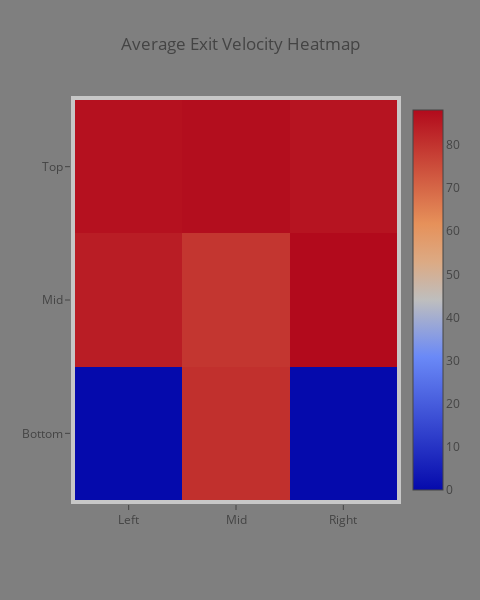
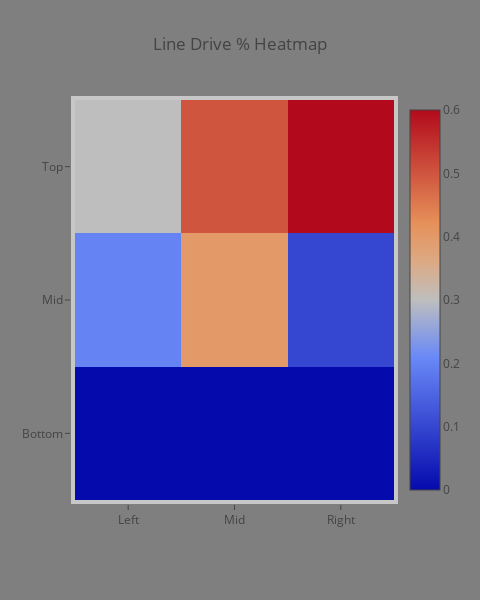

The code cell stored with these charts, in order, in its notebook:
### Code cell
hstats  = HitterSummary(hx2, 'Max Dutto', 44,55, 60, 90)
hstats

### Figure 1 — Plotly figure (JSON) as saved in the notebook; plotly's stock layout.template omitted (floating-point values rounded to 4 significant figures)
{"data": [{"type": "heatmap", "uid": "bdce58c6-39c5-4cda-b046-06e4f5a30ad0", "x": ["Left", "Mid", "Right"], "y": ["Bottom", "Mid", "Top"], "z": [[0, 80.7, 0], [84.4, 79.4, 88.1], [86.7, 87.4, 86.1]]}], "layout": {"autosize": false, "height": 600, "margin": {"b": 100, "l": 75, "pad": 4, "r": 50, "t": 100}, "paper_bgcolor": "#7f7f7f", "plot_bgcolor": "#c7c7c7", "title": {"text": "Average Exit Velocity Heatmap"}, "width": 480}}

### Figure 2 — Plotly figure (JSON) as saved in the notebook; plotly's stock layout.template omitted (floating-point values rounded to 4 significant figures)
{"data": [{"type": "heatmap", "uid": "4049bb17-3e70-4792-9717-ca39cd43eced", "x": ["Left", "Mid", "Right"], "y": ["Bottom", "Mid", "Top"], "z": [[0, 0, 0], [0.2, 0.4, 0.1], [0.3, 0.5, 0.6]]}], "layout": {"autosize": false, "height": 600, "margin": {"b": 100, "l": 75, "pad": 4, "r": 50, "t": 100}, "paper_bgcolor": "#7f7f7f", "plot_bgcolor": "#c7c7c7", "title": {"text": "Line Drive % Heatmap"}, "width": 480}}
